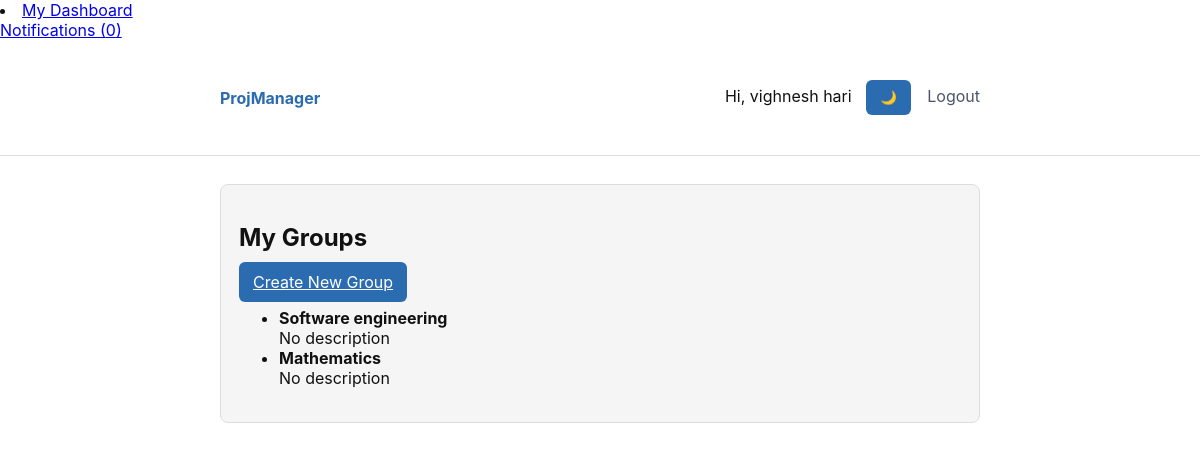
The app's page /groups (signed in) with its own data.
### models.py (models this page shows, shortened)
class User(db.Model, UserMixin):
    id = db.Column(db.Integer, primary_key=True)
    username = db.Column(db.String(80), unique=True, nullable=False)
    email = db.Column(db.String(120), unique=True, nullable=False)
    password_hash = db.Column(db.String(128), nullable=False)

class Group(db.Model):
    id = db.Column(db.Integer, primary_key=True)
    name = db.Column(db.String(100), nullable=False)
    description = db.Column(db.Text, nullable=True)
    admin_id = db.Column(db.Integer, db.ForeignKey('user.id'), nullable=False)
    admin = db.relationship('User', backref='owned_groups')
    members = db.relationship('GroupMembership', back_populates='group', cascade='all, delete-orphan')

### app.py (the view)
@app.route('/groups')
@login_required
def groups():
    memberships = GroupMembership.query.filter_by(user_id=current_user.id).all()
    user_groups = [m.group for m in memberships]
    return render_template('groups.html', groups=user_groups)

### app.py (called while the page is built)
@login_manager.user_loader
def load_user(user_id):
    return User.query.get(int(user_id))

@app.context_processor
def inject_notifications():
    if current_user.is_authenticated:
        unread = Notification.query.filter_by(user_id=current_user.id, is_read=False).all()
        return dict(unread_notifications=unread)
    return dict(unread_notifications=[])

### templates/groups.html
{% extends 'base.html' %}
{% block content %}
<div class="card">
  <h2>My Groups</h2>
  <a href="{{ url_for('create_group') }}" class="btn">Create New Group</a>
  <ul>
    {% for group in groups %}
      <li>
        <strong>{{ group.name }}</strong>
        <br>
        {{ group.description or 'No description' }}
      </li>
    {% else %}
      <li>You are not part of any groups yet.</li>
    {% endfor %}
  </ul>
</div>
{% endblock %}

### templates/base.html (shortened to what this page needs)
<!doctype html>
<html lang="en">
<head>
    <li><a href="{{ url_for('my_dashboard') }}">My Dashboard</a></li>
    <link rel="stylesheet" href="{{ url_for('static', filename='css/style.css') }}">
</head>
<body class="{{ 'dark-mode' if session.get('theme') == 'dark' else '' }}">
{% if current_user.is_authenticated %}
<a href="{{ url_for('notifications') }}">
    Notifications ({{ current_user.unread_notifications|length }})
</a>
{% endif %}
{% set _ = session.pop('popup_notification', None) %}
<nav class="nav">
    <div class="container">
        <a class="brand" href="{{ url_for('index') }}">ProjManager</a>
        <div class="nav-right">
            {% if current_user.is_authenticated %}
                <span>Hi, {{ current_user.username }}</span>
                <button id="theme-toggle" class="btn" style="margin-left:10px;">
                    🌙
                </button>
                <a href="{{ url_for('logout') }}">Logout</a>
            {% else %}
                <a href="{{ url_for('login') }}">Login</a>
                <a href="{{ url_for('register') }}">Register</a>
            {% endif %}
        </div>
    </div>
</nav>
<main class="container">
    {% block content %}{% endblock %}
</main>
</body>
</html>

### static/css/style.css (style rules this page uses)
:root { --max-width:760px;--accent:#2b6cb0 }
body { font-family:Inter,system-ui,Segoe UI,Roboto,Arial,sans-serif;margin:0;background:#f7fafc;color:#222 }
.container { max-width:var(--max-width);margin:28px auto;padding:0 16px }
.nav { background:white;border-bottom:1px solid #e6eef6 }
.nav .container { display:flex;align-items:center;justify-content:space-between;padding:12px 16px }
.brand { font-weight:700;color:var(--accent);text-decoration:none }
.nav-right a { margin-left:12px;text-decoration:none;color:#4a5568 }
.btn { padding:10px 14px;border:none;border-radius:6px;background:var(--accent);color:white;cursor:pointer }
.card { background:white;padding:18px;border-radius:8px;margin-top:18px }
:root { --bg-color: #ffffff; --text-color: #111111; --card-bg: #f5f5f5; --nav-bg: #ffffff; --border-color: #dddddd; }
body { background: var(--bg-color); color: var(--text-color); }
.card { background: var(--card-bg); border: 1px solid var(--border-color); }
.nav { background: var(--nav-bg); border-bottom: 1px solid var(--border-color); }

### records on screen
User: username "vighnesh hari"
Group: name "Software engineering", description "No description"
Group: name "Mathematics", description "No description"

### other values on screen
{{ current_user.unread_notifications|length }} "0"
